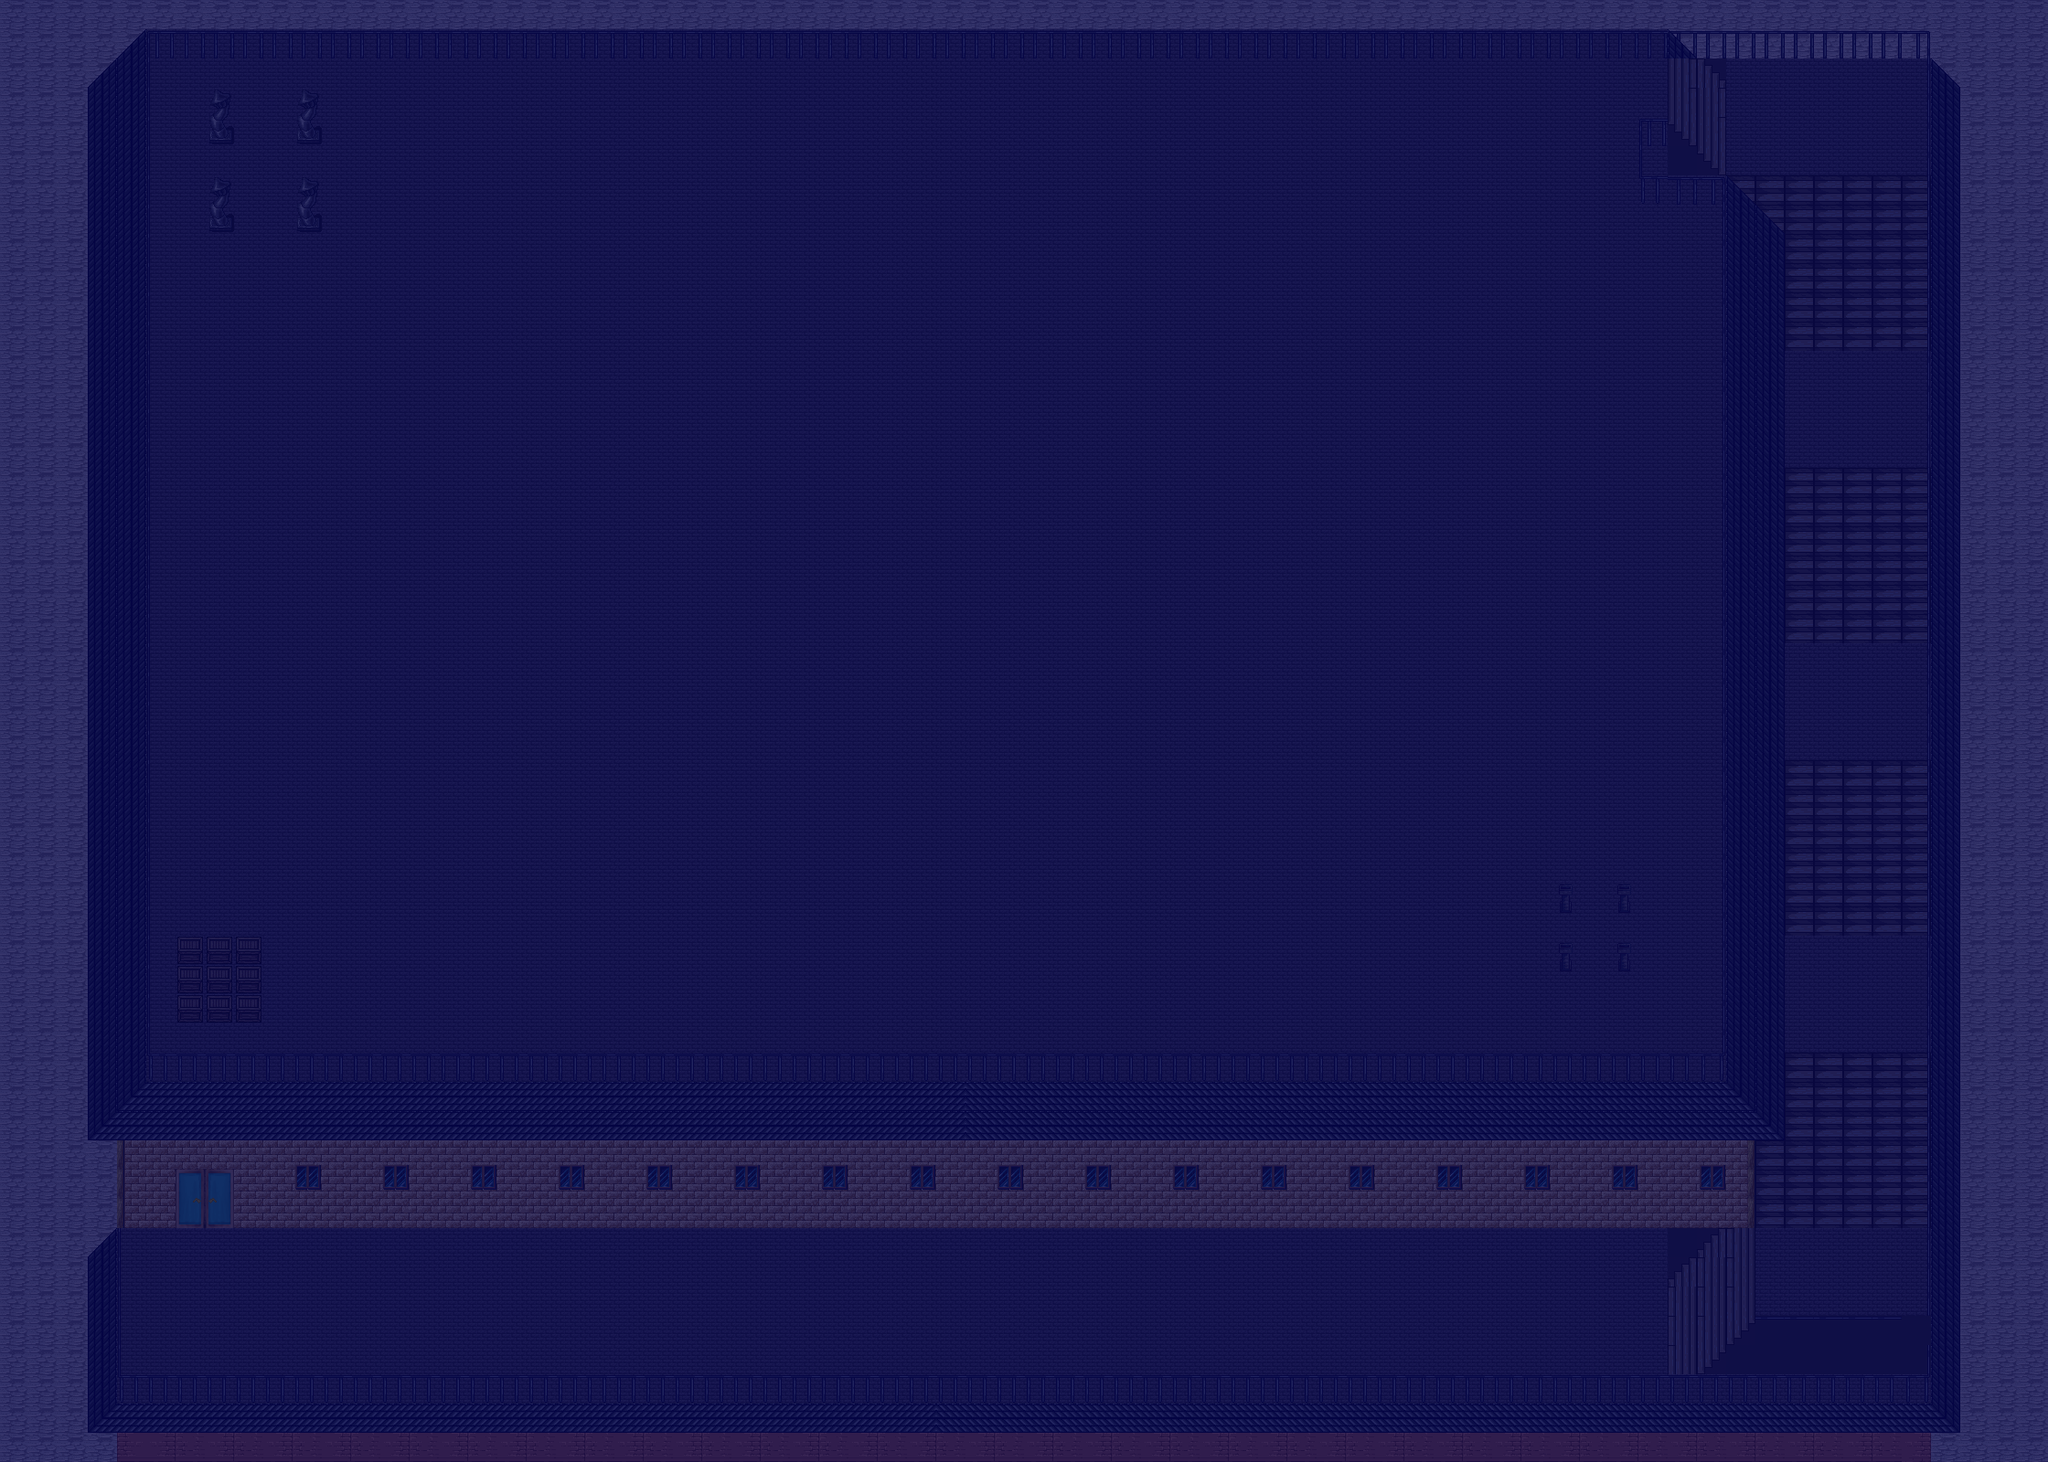

This game map was drawn from its Tiled (.tmx) file and the tilesets committed beside it. A one-line description and the trimmed map source follow:
An orthogonal 70x50 tile map with 32x32 px tiles, 10 tile layers (Boden, Mauer, Pflaster, Treppe, ...), 8 tilesets and 2 objects (spdach, exdach).

<map version="1.0" orientation="orthogonal" renderorder="right-down" width="70" height="50" tilewidth="32" tileheight="32" nextobjectid="3">
 <tileset firstgid="1" name="225835_hyptosis_tile-art-batch-1" tilewidth="32" tileheight="32" tilecount="900" columns="30">
  <image source="../Downloads/hyptosis tiles/225835_hyptosis_tile-art-batch-1.png" width="960" height="960" />
 </tileset>
 <tileset firstgid="901" name="225836_hyptosis_til-art-batch-2" tilewidth="32" tileheight="32" tilecount="900" columns="30">
  <image source="../Downloads/hyptosis tiles/225836_hyptosis_til-art-batch-2.png" width="960" height="960" />
 </tileset>
 <tileset firstgid="1801" name="225837_hyptosis_tile-art-batch-3" tilewidth="32" tileheight="32" tilecount="900" columns="30">
  <image source="../Downloads/hyptosis tiles/225837_hyptosis_tile-art-batch-3.png" width="960" height="960" />
 </tileset>
 <tileset firstgid="2701" name="225838_hyptosis_tile-art-batch-4" tilewidth="32" tileheight="32" tilecount="900" columns="30">
  <image source="../Downloads/hyptosis tiles/225838_hyptosis_tile-art-batch-4.png" width="960" height="960" />
 </tileset>
 <tileset firstgid="3601" name="town" tilewidth="32" tileheight="32" tilecount="256" columns="16">
  <image source="../Downloads/hyptosis tiles/town.png" width="512" height="512" />
 </tileset>
 <tileset firstgid="3857" name="trees_plants_rocks" tilewidth="32" tileheight="32" tilecount="256" columns="16">
  <image source="../Downloads/hyptosis tiles/trees_plants_rocks.png" width="512" height="512" />
 </tileset>
 <tileset firstgid="4113" name="DoppelTür" tilewidth="32" tileheight="32" tilecount="4" columns="2">
  <image source="../Downloads/hyptosis tiles/DoppelTuer.png" width="64" height="64" />
 </tileset>
 <tileset firstgid="4117" name="Nachtfilter" tilewidth="32" tileheight="32" tilecount="4" columns="2">
  <image source="../Downloads/hyptosis tiles/Nachtfilter.png" width="64" height="64" />
 </tileset>
 <layer name="Boden" width="70" height="50">
  <data>[3500 cells, 3500 non-empty, 1 distinct tile ids]</data>
 </layer>
 <layer name="Mauer" width="70" height="50">
  <data>[3500 cells, 124 non-empty, 7 distinct tile ids]</data>
 </layer>
 <layer name="Pflaster" width="70" height="50">
  <data>[3500 cells, 2904 non-empty, 1 distinct tile ids]</data>
 </layer>
 <layer name="Treppe" width="70" height="50">
  <data>[3500 cells, 180 non-empty, 4 distinct tile ids]</data>
 </layer>
 <layer name="Collision" width="70" height="50">
  <data>[3500 cells, 586 non-empty, 20 distinct tile ids]</data>
 </layer>
 <layer name="Dachziegel 2" width="70" height="50">
  <data>[3500 cells, 193 non-empty, 2 distinct tile ids]</data>
 </layer>
 <layer name="Dachziegel 1" width="70" height="50">
  <data>[3500 cells, 178 non-empty, 2 distinct tile ids]</data>
 </layer>
 <layer name="Tür und Fenster" width="70" height="50">
  <data>[3500 cells, 38 non-empty, 6 distinct tile ids]</data>
 </layer>
 <objectgroup name="Spawnpoints">
  <object id="1" name="spdach" x="208" y="1344" width="32" height="32" />
 </objectgroup>
 <objectgroup name="Exitpoints">
  <object id="2" name="exdach" x="192" y="1312" width="61.3333" height="18.6667" />
 </objectgroup>
 <layer name="Nacht" width="70" height="50">
  <data>[3500 cells, 3500 non-empty, 1 distinct tile ids]</data>
 </layer>
 <layer name="Battle" width="70" height="50">
  <data>[3500 cells, 0 non-empty, 0 distinct tile ids]</data>
 </layer>
</map>
